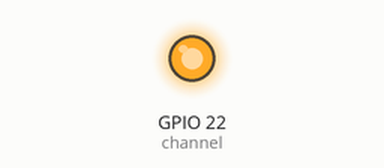
This program was run on a simulated Raspberry Pi (BCM pin numbers). Parts: output pins drawn as LEDs (lit = HIGH).

Above: at 0.1 s.
Timing chart, 0 to 1.6 s (numbered marks = the images above):
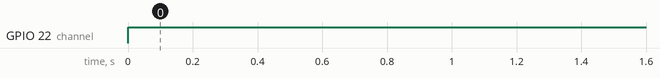

The program:

relais-start.py
```python
import RPi.GPIO as GPIO
import time
import traceback

channel = 22

GPIO.setmode(GPIO.BCM)
GPIO.setup(channel, GPIO.OUT)


def relaisOn(pin):
        GPIO.output(pin, GPIO.HIGH)

def relaisOff(pin):
        GPIO.output(pin, GPIO.LOW)


if __name__ == '__main__':
    try:
        relaisOn(channel)
        time.sleep(1110*100)
        relaisOff(channel)
        time.sleep(1)
    except Exception as e:
        print("camLoop: Problems starting camera")
        print(traceback.format_exc())
    finally:
        GPIO.cleanup()
        print("cleaned up")
```

Measured:
- by itself, GPIO 22 (channel): LOW → HIGH at 0.00 s
